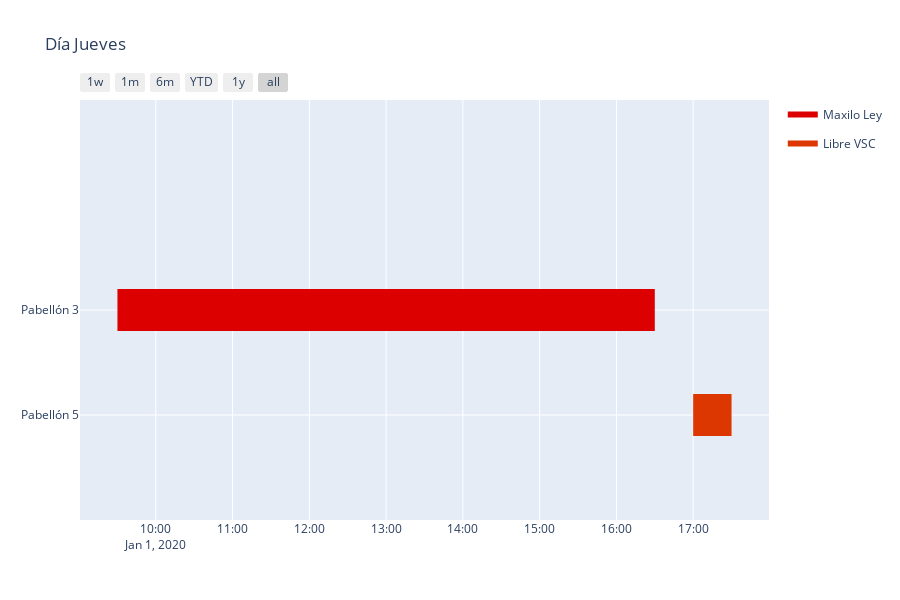

Notebook source saved alongside this figure:
### Code cell
fig_3 = ff.create_gantt(df3, colors=colors_3, index_col='Resource', show_colorbar=True, title='Día Jueves',showgrid_x=True, showgrid_y=True,
                      group_tasks=True)
fig_3.show()

### Figure 1 — Plotly figure (JSON) as saved in the notebook; plotly's stock layout.template omitted (floating-point values rounded to 4 significant figures)
{"data": [{"fill": "toself", "fillcolor": "rgb(220, 0, 0)", "hoverinfo": "name", "legendgroup": "rgb(220, 0, 0)", "mode": "none", "name": "Maxilo Ley", "type": "scatter", "x": ["2020-01-01T09:30:00", "2020-01-01T16:30:00", "2020-01-01T16:30:00", "2020-01-01T09:30:00"], "y": [0.8, 0.8, 1.2, 1.2]}, {"fill": "toself", "fillcolor": "rgb(220, 55, 0)", "hoverinfo": "name", "legendgroup": "rgb(220, 55, 0)", "mode": "none", "name": "Libre VSC", "type": "scatter", "x": ["2020-01-01T17:00:00", "2020-01-01T17:30:00", "2020-01-01T17:30:00", "2020-01-01T17:00:00"], "y": [-0.2, -0.2, 0.2, 0.2]}, {"legendgroup": "rgb(220, 0, 0)", "marker": {"color": "rgb(220, 0, 0)", "opacity": 0, "size": 1}, "mode": "markers", "name": "", "showlegend": false, "text": [null, null], "type": "scatter", "x": ["2020-01-01T09:30:00", "2020-01-01T16:30:00"], "y": [1, 1]}, {"legendgroup": "rgb(220, 55, 0)", "marker": {"color": "rgb(220, 55, 0)", "opacity": 0, "size": 1}, "mode": "markers", "name": "", "showlegend": false, "text": [null, null], "type": "scatter", "x": ["2020-01-01T17:00:00", "2020-01-01T17:30:00"], "y": [0, 0]}], "layout": {"height": 600, "hovermode": "closest", "showlegend": true, "title": {"text": "Día Jueves"}, "xaxis": {"rangeselector": {"buttons": [{"count": 7, "label": "1w", "step": "day", "stepmode": "backward"}, {"count": 1, "label": "1m", "step": "month", "stepmode": "backward"}, {"count": 6, "label": "6m", "step": "month", "stepmode": "backward"}, {"count": 1, "label": "YTD", "step": "year", "stepmode": "todate"}, {"count": 1, "label": "1y", "step": "year", "stepmode": "backward"}, {"step": "all"}]}, "showgrid": true, "type": "date", "zeroline": false}, "yaxis": {"autorange": false, "range": [-1, 3], "showgrid": true, "ticktext": ["Pabellón 5", "Pabellón 3"], "tickvals": [0, 1], "zeroline": false}}}
